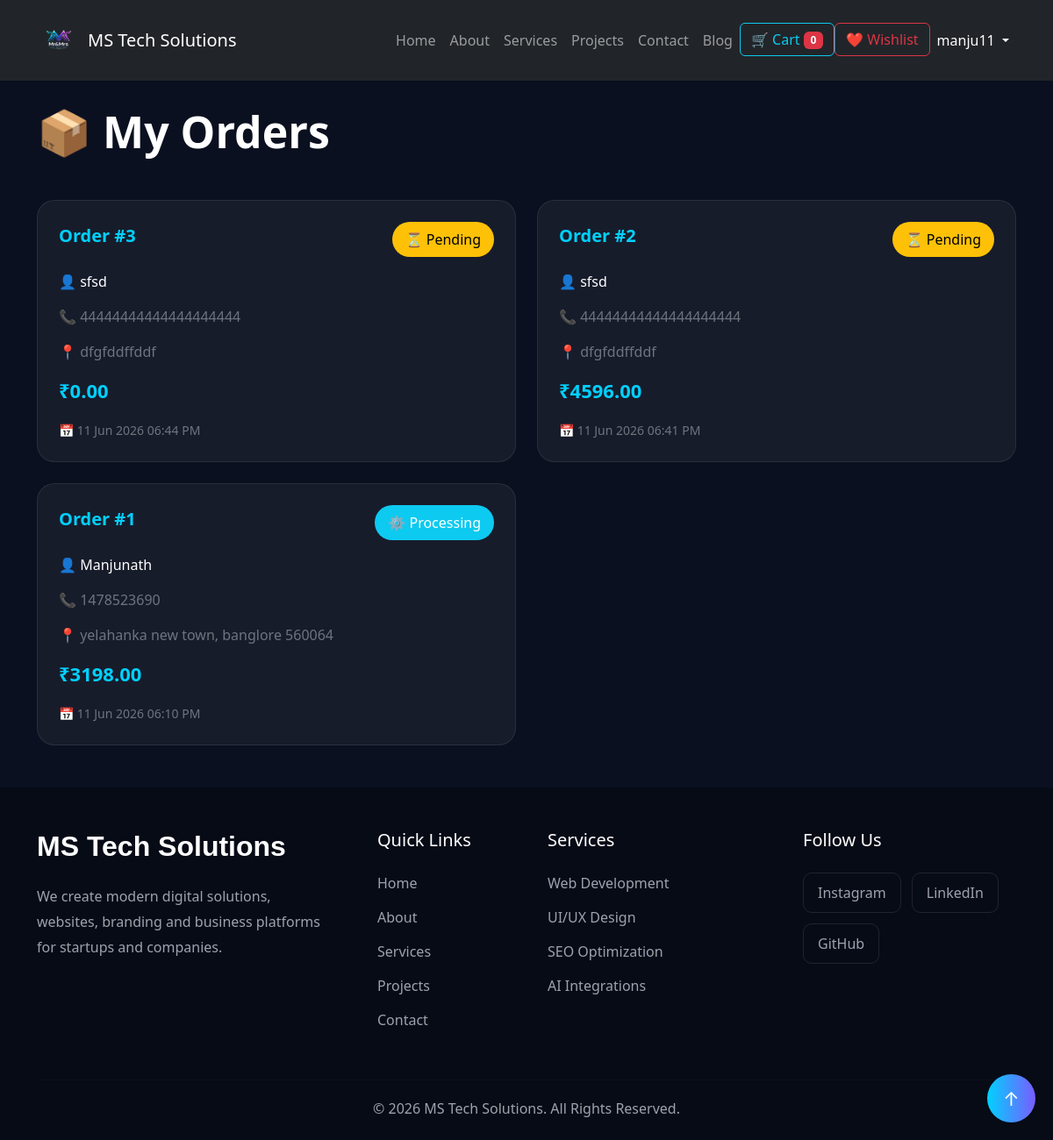
The page /ecommerce/orders/ (signed in) on the database its author committed.
### E_commerce_app/models.py (models this page shows, shortened)
class Order(models.Model):
    STATUS_CHOICES = (
        ('Pending','Pending'),
        ('Processing','Processing'),
        ('Shipped','Shipped'),
        ('Delivered','Delivered')
    )
    user = models.ForeignKey(
        User,
        on_delete=models.CASCADE
    )
    full_name = models.CharField(
        max_length=200
    )
    phone = models.CharField(
        max_length=20
    )
    address = models.TextField()
    total_price = models.DecimalField(
        max_digits=10,
        decimal_places=2
    )
    status = models.CharField(
        max_length=20,
        choices=STATUS_CHOICES,
        default='Pending'
    )
    created_at = models.DateTimeField(
        auto_now_add=True
    )

### E_commerce_app/views.py (the view)
@login_required
def orders(request):
    orders = Order.objects.filter(
        user=request.user
    ).order_by(
        '-created_at'
    )
    return render(
        request,
        'ecom_app/orders.html',
        {
            'orders': orders
        }
    )

### E_commerce_app/context_processors.py (called while the page is built)
def cart_count(request):
    count = 0
    if request.user.is_authenticated:
        count = Cart.objects.filter(
            user=request.user
        ).count()
    return {
        'cart_count': count
    }

### E_commerce_app/templates/ecom_app/orders.html (shortened to what this page needs)
{% extends 'base.html' %}
{% block content %}
<section class="orders-section py-5">
<div class="container">
<h1 class="page-title mb-5">
📦 My Orders
</h1>
<div class="row g-4">
{% for order in orders %}
<div class="col-lg-6">
<div class="order-card p-4">
<div class="d-flex justify-content-between align-items-center mb-3">
<h5 class="order-id">
Order #{{ order.id }}
</h5>
{% if order.status == 'Pending' %}
<span class="status-pending">
⏳ Pending
</span>
{% elif order.status == 'Processing' %}
<span class="status-processing">
⚙️ Processing
</span>
{% elif order.status == 'Shipped' %}
<span class="status-shipped">
🚚 Shipped
</span>
{% elif order.status == 'Delivered' %}
<span class="status-delivered">
✅ Delivered
</span>
{% endif %}
</div>
<p class="text-white">
👤 {{ order.full_name }}
</p>
<p class="text-secondary">
📞 {{ order.phone }}
</p>
<p class="text-secondary">
📍 {{ order.address }}
</p>
<p class="order-price">
₹{{ order.total_price }}
</p>
<small class="text-secondary">
📅 {{ order.created_at|date:"d M Y h:i A" }}
</small>
</div>
</div>
{% empty %}
<div class="col-12">
<div class="alert alert-dark text-center">
No Orders Found
</div>
</div>
{% endfor %}
</div>
</div>
</section>
{% endblock %}

### portfolio_app/templates/base.html (shortened to what this page needs)
<!DOCTYPE html>
{% load static %}
<html lang="en">
<head>
    <link href="https://cdn.jsdelivr.net/npm/bootstrap@5.3.8/dist/css/bootstrap.min.css" rel="stylesheet">
</head>
<body>
    <button id="topBtn">↑</button>
    {% load static %}
    <br><br><br>
    <nav class="navbar navbar-expand-lg fixed-top navbar-dark bg-dark py-3">
    <div class="container">
        <a class="navbar-brand d-flex align-items-center" href="/">
            <img src="{% static 'images/logo.png' %}"
                 alt="Mr&Mrs Tech Solutions Logo"
                 width="50"
                 height="50"
                 class="me-2 rounded-circle">
            <span class="brand-text">
                MS Tech Solutions
            </span>
        </a>
        <div class="collapse navbar-collapse" id="navbarNav">
            <ul class="navbar-nav ms-auto">
                {% if request.user.is_authenticated %}
                <li class="nav-item">
                    <a class="nav-link " href="{% url 'homepage' %}">Home</a>
                </li>
                <li class="nav-item">
                    <a class="nav-link" href="{% url 'about' %}">About</a>
                </li>
                <li class="nav-item">
                    <a class="nav-link" href="{% url 'services' %}">Services</a>
                </li>
                <li class="nav-item">
                    <a class="nav-link" href="{% url 'projects' %}">Projects</a>
                </li>
                <li class="nav-item">
                    <a class="nav-link" href="{% url 'contact' %}">Contact</a>
                </li>
                <li class="nav-item">
                    <a class="nav-link" href="{% url 'blog_homepage' %}">Blog</a>
                </li>
                <li class="nav-item">
                    <a
                    href="{% url 'cart_page' %}"
                    class="btn btn-outline-info">
                    🛒 Cart
                    <span class="badge bg-danger">
                    {{ cart_count }}
                    </span>
                </a>
                </li>
                <li class="nav-item">
                    <a
                    href="{% url 'wishlist_page' %}"
                    class="btn btn-outline-danger">
                    ❤️ Wishlist
                    </a>
                </li>
                <li class="nav-item dropdown">
                    <a
                        class="nav-link dropdown-toggle text-white"
                        href="#"
                        role="button"
                        data-bs-toggle="dropdown"
                    >
                        {{ request.user.username }}
                    </a>
                </li>
                {% endif %}
            </ul>
        </div>
    </div>
    </nav>
    {% block content %}
    {% endblock %}
    <footer class="footer-section pt-5  pb-4">
    <div class="container">
        <div class="row g-5">
            <div class="col-lg-4">
                <h2 class="footer-logo">
                    MS Tech Solutions
                </h2>
                <p class="footer-text mt-4">
                    We create modern digital solutions,
                    websites, branding and business platforms
                    for startups and companies.
                </p>
            </div>
            <div class="col-lg-2">
                <h5 class="footer-heading">
                    Quick Links
                </h5>
                <ul class="footer-links">
                    <li><a href="{% url 'homepage' %}">Home</a></li>
                    <li><a href="{% url 'about' %}">About</a></li>
                    <li><a href="{% url 'services' %}">Services</a></li>
                    <li><a href="{% url 'projects' %}">Projects</a></li>
                    <li><a href="{% url 'contact' %}">Contact</a></li>
                </ul>
            </div>
            <div class="col-lg-3">
                <h5 class="footer-heading">
                    Services
                </h5>
                <ul class="footer-links">
                    <li><a href="#">Web Development</a></li>
                    <li><a href="#">UI/UX Design</a></li>
                    <li><a href="#">SEO Optimization</a></li>
                    <li><a href="#">AI Integrations</a></li>
                </ul>
            </div>
            <div class="col-lg-3">
                <h5 class="footer-heading">
                    Follow Us
                </h5>
                <div class="footer-socials mt-4">
                    <a href="#">Instagram</a>
                    <a href="#">LinkedIn</a>
                    <a href="#">GitHub</a>
                </div>
            </div>
        </div>
        <hr class="footer-line">
        <div class="text-center">
            <p class="copyright-text">
                © 2026 MS Tech Solutions.
                All Rights Reserved.
            </p>
        </div>
    </div>
    </footer>
</body>
</html>

### portfolio_app/templates/base.html (style rules this page uses)
.footer-section { background:#070B16; }
.footer-logo { color:white; font-weight:700; font-size:32px; font-family:'Poppins',sans-serif; }
.footer-text { color:#9CA3AF; line-height:1.8; }
.footer-heading { color:white; margin-bottom:25px; }
.footer-links { list-style:none; padding:0; }
.footer-links li { margin-bottom:15px; }
.footer-links a { color:#9CA3AF; text-decoration:none; transition:0.3s; }
.footer-socials { display:flex; flex-wrap:wrap; gap:12px; }
.footer-socials a { color:#9CA3AF; text-decoration:none; padding:10px 16px; border:1px solid rgba(255,255,255,0.1); border-radius:10px; transition:.3s; }
.footer-line { border-color:rgba(255,255,255,0.08); margin:40px 0 20px; }
.copyright-text { color:#9CA3AF; margin:0; }
#topBtn { display:none; position:fixed; bottom:20px; right:20px; z-index:999999; width:55px; height:55px; border:none; border-radius:50%; background:linear-gradient( 90deg, #00D1FF, #7A5CFF ); color:white; font-size:22px; cursor:pointer; }
#topBtn { display:block !important; }

### E_commerce_app/templates/ecom_app/orders.html (style rules this page uses)
.orders-section { background:#0B1020; min-height:100vh; }
.page-title { color:white; font-size:50px; font-weight:700; }
.order-card { background:rgba(255,255,255,.05); border:1px solid rgba(255,255,255,.08); border-radius:20px; transition:.4s; }
.order-id { color:#00D1FF; font-weight:700; }
.order-price { color:#00D1FF; font-size:22px; font-weight:700; }
.status-pending { background:#ffc107; color:black; padding:8px 15px; border-radius:20px; }
.status-processing { background:#0dcaf0; color:white; padding:8px 15px; border-radius:20px; }

### rows shown on the page
Order: id "3", status "⏳ Pending", full_name "sfsd", phone "44444444444444444444", address "dfgfddffddf", total_price "0.00", created_at "11 Jun 2026 06:44 PM"
Order: id "2", status "⏳ Pending", full_name "sfsd", phone "44444444444444444444", address "dfgfddffddf", total_price "4596.00", created_at "11 Jun 2026 06:41 PM"
Order: id "1", status "⚙️ Processing", full_name "Manjunath", phone "1478523690", address "yelahanka new town, banglore 560064", total_price "3198.00", created_at "11 Jun 2026 06:10 PM"

### other values the page prints
{{ cart_count }} "0"
{{ request.user.username }} "manju11"
